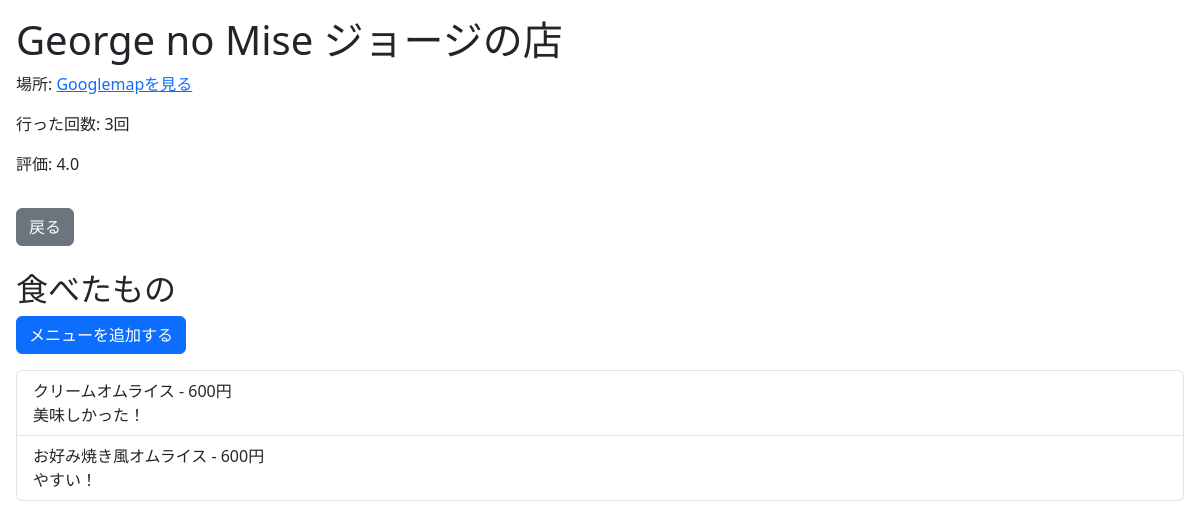
/mymapp/shop/1/, run on the app's committed database.
### mymapp/models.py (models this page shows)
class Shop(models.Model):
    name = models.CharField(max_length=255)
    address = models.CharField(max_length=255)
    visit_count = models.IntegerField(default=0)
    rating = models.DecimalField(max_digits=2, decimal_places=1, default=0.0)
    created_at = models.DateTimeField(auto_now_add=True)
    updated_at = models.DateTimeField(auto_now=True)

class Menu(models.Model):
    shop = models.ForeignKey(Shop, on_delete=models.CASCADE)
    name = models.CharField(max_length=255, null=True, blank=True, default='')
    menu = models.CharField(max_length=255)
    price = models.IntegerField(default=0)
    description = models.TextField()
    created_at = models.DateTimeField(auto_now_add=True)
    updated_at = models.DateTimeField(auto_now=True)

### mymapp/views.py (the view)
# urls.py: path('shop/<int:shop_id>/', views.shop_detail, name='shop_detail'),
def shop_detail(request, shop_id):
    shop = get_object_or_404(Shop, id=shop_id)
    return render(request, 'mymapp/shop_detail.html', {'shop': shop})

### mymapp/templates/mymapp/shop_detail.html
{% extends 'mymapp/common.html' %}
{% block content %}
    <div class="m-3">
        <h1>{{ shop.name }}</h1>
        <p>場所: <a href="{{ shop.address }}" target="_blank" rel="noopener noreferrer">Googlemapを見る</a></p>
        <p>行った回数: {{ shop.visit_count }}回</p>
        <p>評価: {{ shop.rating }}</p>
        <a href="{% url 'mymapp:home' %}" class="btn btn-secondary mt-3">戻る</a>
        <h2 class="mt-4">食べたもの</h2>
        <a href="{% url 'mymapp:add_menu' shop_id=shop.id %}" class="btn btn-primary mb-3">メニューを追加する</a>
        <ul class="list-group">
            {% for menu in shop.menu_set.all %}
                <li class="list-group-item">
                    {{ menu.menu }} - {{ menu.price }}円
                    <p class="mb-0">{{ menu.description }}</p>
                </li>
            {% empty %}
                <li class="list-group-item">メニューがありません</li>
            {% endfor %}
        </ul>
    </div>
{% endblock %}

### data on the page
Shop: name "George no Mise ジョージの店", visit_count "3", rating "4.0"
Menu: menu "クリームオムライス", price "600", description "美味しかった！"
Menu: menu "お好み焼き風オムライス", price "600", description "やすい！"
